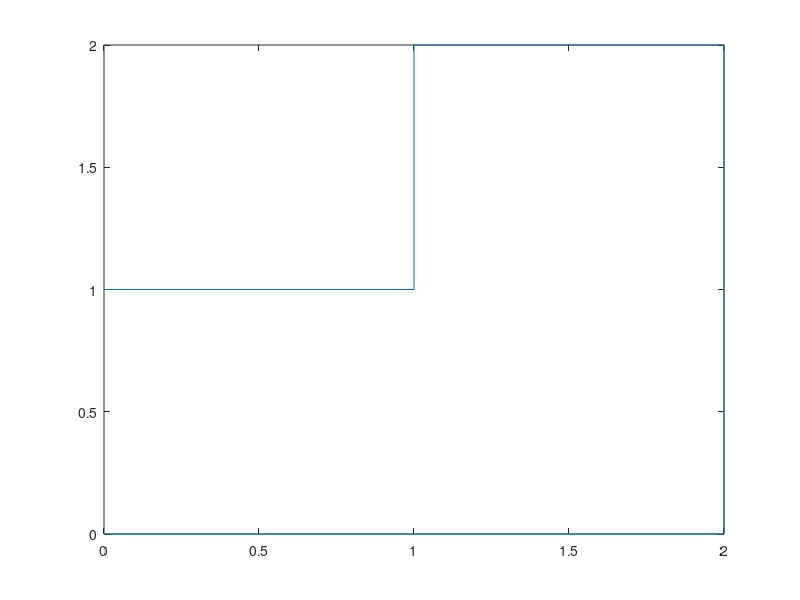

Here is the MATLAB script that generated this plot: (Note: this script raises an error after producing the figure.)

clc
close all
clear all

%%
points=[0 0;1 0;2 0;2 2;1 2; 1 1;0.5 1;0 1]
pointsVec=points';
pointsVec=pointsVec(:);
plot(points(:,1),points(:,2));
n=length(points(:,1));
centreMat=eye(2*n);
centreMat=(centreMat+centreMat(:,[end-1:end,1:end-2]))*0.5;

[rotDif]=[0 -1 0 1; 1 0 -1 0];
normMat=zeros(2*n);
for ii=1:n-1
    normMat((2*(ii-1)+1):(2*(ii-1)+2),(2*(ii-1)+1):(2*(ii-1)+4))=rotDif;
end
ii=n;
normMat((2*(ii-1)+1):(2*(ii-1)+2),(2*(ii-1)+1):(2*(ii-1)+2))=rotDif(:,1:2);
normMat((2*(ii-1)+1):(2*(ii-1)+2),1:2)=rotDif(:,3:4);
A=0.5*(normMat*pointsVec)'*(centreMat*pointsVec);
A=0.5*pointsVec'*(normMat'*centreMat)*pointsVec;

areaMat=(normMat'*centreMat);

%% even
isEven=false;
if isEven
    nVar=5;
    nUniqVar=nVar;
    nNewPoints=2;
    coeffVec=sym('a',[nVar,1],'real');
    coeff2=sym(zeros([4*nVar,1]));
    
    newStencil=[coeffVec(nVar:-1:1);coeffVec];
    coeff2(1:2:end)=newStencil;
    %coeff2=coeffVec
    numPoints=2*n;
        numNewPoints=nNewPoints*2*n;
    subMask=zeros(numNewPoints,numPoints);
    subMask=sym(subMask);
    for ii=0:n-1
        for kk=1:2
            iStart=2*ii+(kk-1);
            jStart=2*ii*nNewPoints+kk-1-2*nVar+nNewPoints;

            nJ=4*nVar;
            indX=zeros(1,1);
            indY=zeros(1,nJ);
            for iLoop=1:1
                indX(iLoop)=mod(iStart+(iLoop-1),numPoints)+1;
            end
            for jLoop=1:nJ
                indY(jLoop)=mod(jStart+(jLoop-1),numNewPoints)+1;
            end

            subMask(indY,indX)=(coeff2)+(subMask(indY,indX));
        end
    end
else
    nUniqVar=6;
    nVar=12;
    nNewPoints=3;
    coeffVec=sym('a',[nUniqVar,1],'real');
    coeff2=sym(zeros([2*nVar,1]));
    newStencil=[coeffVec(end:-1:1);coeffVec]
    coeff2(1:2:end)=newStencil;
    %coeff2=coeffVec
    numPoints=2*n;
    numNewPoints=nNewPoints*2*n;
    subMask=zeros(numNewPoints,numPoints);
    subMask=sym(subMask);
    for ii=0:n-1
        for kk=1:2
            iStart=2*ii+(kk-1);
            jStart=2*ii*nNewPoints+kk-1-nVar+3-1;

            nJ=length(coeff2);
            indX=zeros(1,1);
            indY=zeros(1,nJ);
            for iLoop=1:1
                indX(iLoop)=mod(iStart+(iLoop-1),numPoints)+1;
            end
            for jLoop=1:nJ
                indY(jLoop)=mod(jStart+(jLoop-1),numNewPoints)+1;
            end

            subMask(indY,indX)=(coeff2)+(subMask(indY,indX));
        end
    end
    
end
subMask(1:2:end,1:2:end)
%%

n2=nNewPoints*length(points(:,1));
centreMatLarge=eye(2*n2);
centreMatLarge=(centreMatLarge+centreMatLarge(:,[end-1:end,1:end-2]))*0.5;

[rotDif]=[0 -1 0 1; 1 0 -1 0];
normMatLarge=zeros(2*n2);
for ii=1:n2-1
    normMatLarge((2*(ii-1)+1):(2*(ii-1)+2),(2*(ii-1)+1):(2*(ii-1)+4))=rotDif;
end
ii=n2;
normMatLarge((2*(ii-1)+1):(2*(ii-1)+2),(2*(ii-1)+1):(2*(ii-1)+2))=rotDif(:,1:2);
normMatLarge((2*(ii-1)+1):(2*(ii-1)+2),1:2)=rotDif(:,3:4);


areaMatLarge=(normMatLarge'*centreMatLarge);

areaSym=sym(areaMatLarge);

coeffsolMat=subMask'*areaMatLarge*subMask;

sol=solve([coeffsolMat(:,1)==areaMat(:,1); sum(subMask,2)==1; subMask(3,1)~=1  ],'ReturnConditions',true,'Real',true)

%% Plot all solutions

solVec=sym('a',[nUniqVar,1],'real');
subMask2=subMask(1:2:end,1:2:end);
[~,~,solNum]=unique(sol.conditions);
h = figure;
%points=[0 0;1 0;2 0;2 2;1 2; 1 1;0.5 1;0 1];
points=[0 0;1 0; 1 1;0 1];

axisLims = [min(points)-1,max(points)+1];
axisLims = axisLims([1,3,2,4]);

for solI=1:numel(sol.conditions);
    solI
    ax(solI)=subplot(1,numel(sol.conditions),solI);
    % solI=4;
    %isAlways(subs(sol.conditions, 'x', -1))
    switch solNum(solI)
        case 1 % x < 0
            parameterTest = -1./[0.01 0.1 0.5 1 2 4 8 16 32 64 128 1000];
        case 2 % 1 <= x
            parameterTest = 1 + 1./[inf 100 10 5 2 1 0.5 0.25];
        case 3 % 1/2 <= x
            parameterTest = 0.5 + 1./[inf 100 10 5 2 1 0.5 0.25];
    end
    paramsAct=1;
    newStencilAct=newStencil;
    for ii=1:nUniqVar

        solVec(ii)=eval(['sol.a',int2str(ii),'(',int2str(solI),')']);
        subMask2=subs(subMask2,['a',int2str(ii)],solVec(ii));
        newStencilAct=subs(newStencilAct,['a',int2str(ii)],solVec(ii));
    end

    solVec
    for x=parameterTest
        valStenc=subs(newStencilAct,sol.parameters(paramsAct),x);
        strct.varStencil=double(vpa(valStenc));
        strct.nNew=nNewPoints;
        [newPoints]=SubSurfVarStencil_NoCorn_STA(points,4,strct);

%         figure(hMain);
        plot(ax(solI),newPoints(:,1),newPoints(:,2), 'DisplayName',num2str(x));
        hold on
%         test_subdiv_varstenc(points, strct)

    end
    axis(axisLims)
end

TightenAxes(ax,'auto');
for ii = 1:numel(ax)
    ax(ii).XLabel.String = (['Solution ', int2str(ii)]);
end
    


%% Choose solution 5 with ternary

solI=5;

solVec=sym('a',[nUniqVar,1],'real');
subMask2=subMask(1:2:end,1:2:end);
[~,~,solNum]=unique(sol.conditions);
h = figure;
axSol5 = subplot(121);
hold on;
axSol5_2 = subplot(122);
hold on;
%points=[0 0;1 0;2 0;2 2;1 2; 1 1;0.5 1;0 1];
points=[0 0;1 0; 1 1;0 1];



paramsAct=1;
newStencilAct=newStencil;
for ii=1:nUniqVar

    solVec(ii)=eval(['sol.a',int2str(ii),'(',int2str(solI),')']);
    subMask2=subs(subMask2,['a',int2str(ii)],solVec(ii));
    newStencilAct=subs(newStencilAct,['a',int2str(ii)],solVec(ii));
end

parameterTest = -1./[8 16 24 32 48 64 128 256 1000 1e5 1e6 1e8];
kk=1;
clear lineSol5
for x=parameterTest
    valStenc=subs(newStencilAct,sol.parameters(paramsAct),x);
    strct.varStencil=double(vpa(valStenc));
    
    strct.nNew=nNewPoints;
    [newPoints]=SubSurfVarStencil_NoCorn_STA(points,4,strct);


%         figure(hMain);
    lineSol5(kk)=plot(axSol5,newPoints(:,1),newPoints(:,2), 'DisplayName',num2str(x));
    hold on
%         test_subdiv_varstenc(points, strct,5)
    kk = kk+1;
end
legend(lineSol5)

% Eplore the properties of the stencil itself
kk=1;
delete(findobj(axSol5_2,'type','line'))
varStencil = zeros(size(strct.varStencil,1),numel(parameterTest));
for x=parameterTest
    valStenc=subs(newStencilAct,sol.parameters(paramsAct),x);
    varStencil(:,kk)=double(vpa(valStenc));
    kk=kk+1;
end

plot(axSol5_2,parameterTest,varStencil(size(varStencil,1)/2+1:end,:)')

